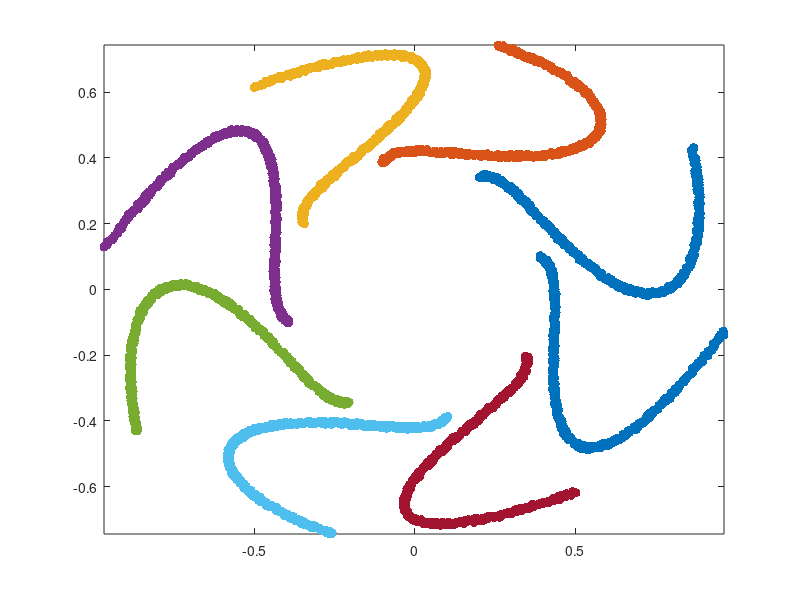

Reproduce this figure in MATLAB.
clear all
close all
clc
%%%% two spirals
% t=0:0.01:2*pi;
% rn=1;
% rd=1;
% rnd=20;
% thetam=1;
% x=(rn./(t+rd)).*cos(thetam*t) + ((rand(length(t),1)-0.5)/rnd)';y=(rn./(t+rd)).*sin(thetam*t) + ((rand(length(t),1)-0.5)/rnd)';
% x2=(-rn./(t+rd)).*cos(-thetam*t) + ((rand(length(t),1)-0.5)/rnd)';y2=(rn./(t+rd)).*sin(-thetam*t) + ((rand(length(t),1)-0.5)/rnd)';
% plot(x,y,'b.','markersize',20);hold on;plot(x2,y2,'r.','markersize',20)
% xyl=[[x';x2'] [y';y2'] [zeros(length(x2),1);ones(length(y2),1)]];

%%%% many wiggly radial lines 
% t=pi/2:0.01:4*pi;
% rnd=10;
% sf=1/(2*pi);
% sf2=2;
% hold on
% for theta = 0:pi/4:(2*pi - pi/4)
%     x=sf*(t*cos(theta)-sf2*sin(t)*sin(theta));
%     y=sf*(t*sin(theta)+sf2*sin(t)*cos(theta));
%     x=x.*exp(t/3);
%     
%     x=x+((rand(length(t),1)-0.5)/rnd)';
%     y=y+((rand(length(t),1)-0.5)/rnd)';
%     plot(x,y,'.','markersize',20)
% end
% axis tight 
% box on

% % %  
t=pi/2:0.01:2*pi;
rnd=100;
sf=1/(2*pi);
phi=t/12;
sf2=2;
hold on
for theta = 0:pi/4:(2*pi - pi/4)
% for theta = 0 : 0 
    x=sf*(t*cos(theta)-sf2*sin(t)*sin(theta));
    y=sf*(t*sin(theta)+sf2*sin(t)*cos(theta));
    x=cos(phi).*x-sin(phi).*y;
    y=sin(phi).*x + cos(phi).*y;
    x=x+((rand(length(t),1)-0.5)/rnd)';
    y=y+((rand(length(t),1)-0.5)/rnd)';
    plot(x,y,'.','markersize',20)
end
axis tight 
box on



